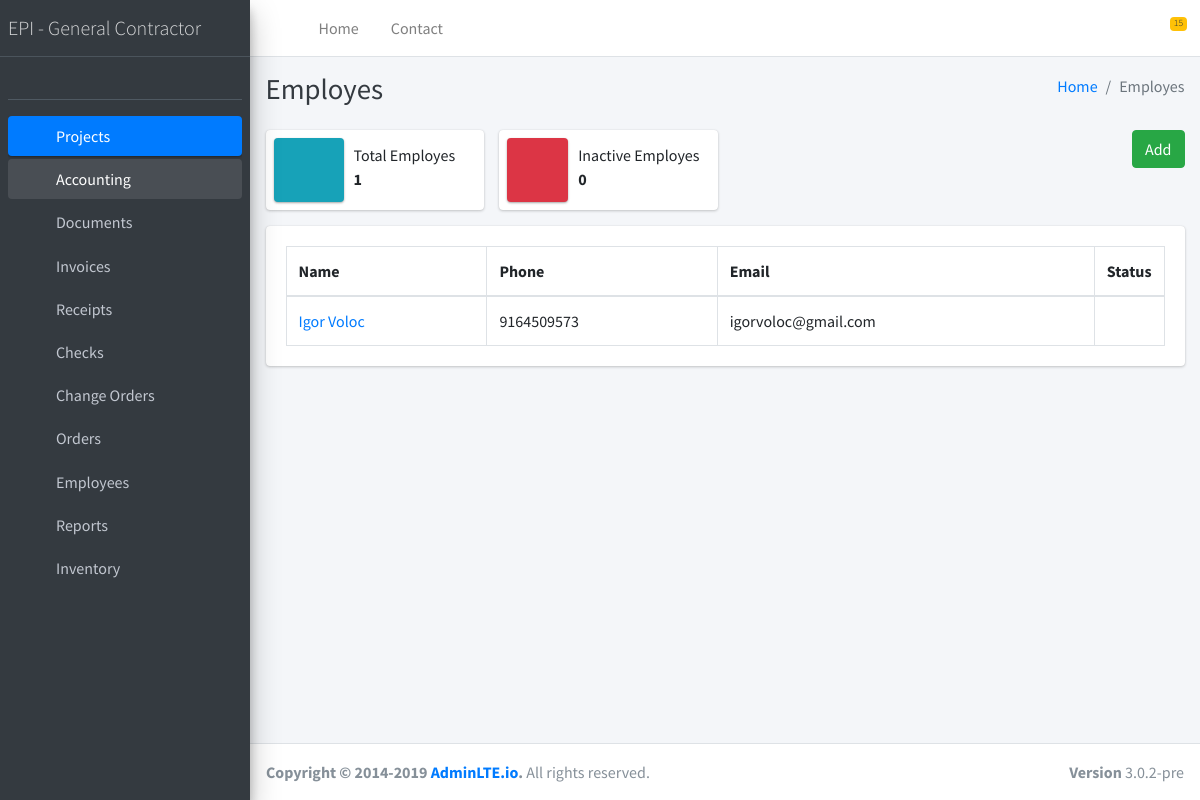
The app's page /employees/, older data.
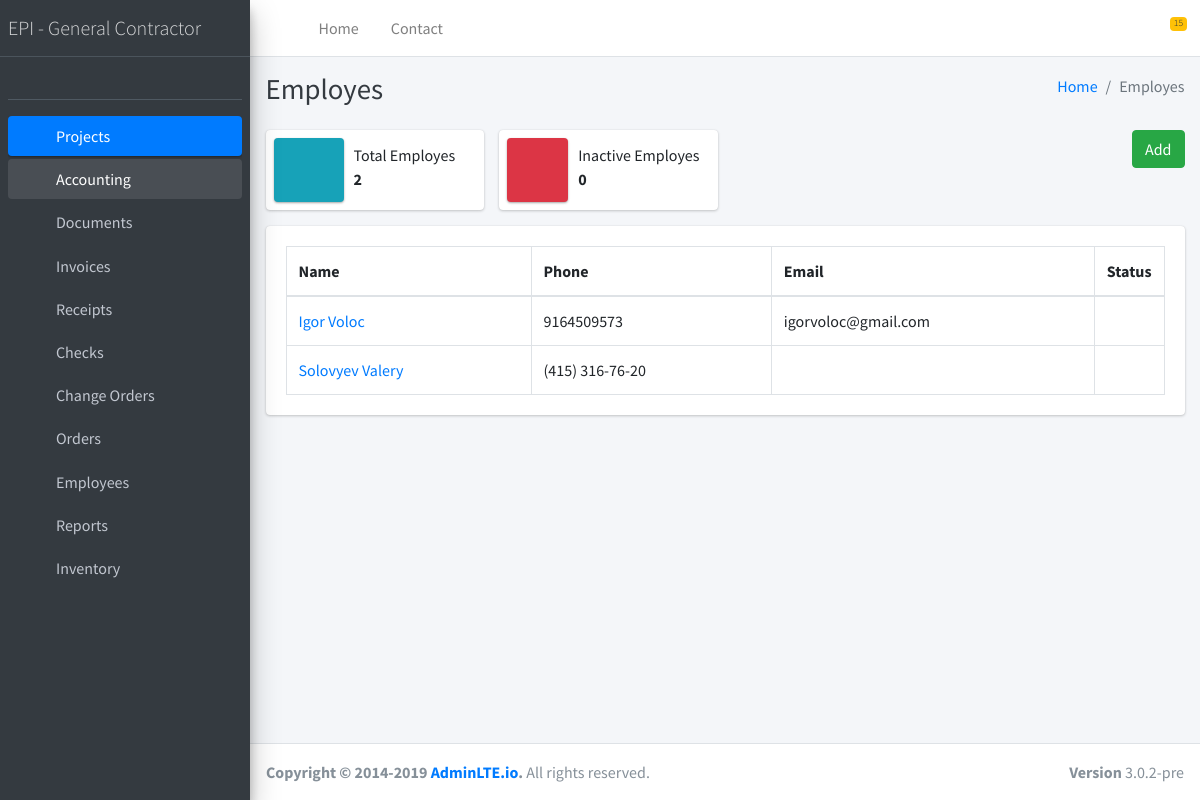
The same page, newer data.
### employees/models.py (models this page shows, shortened)
class Employ(models.Model):
    name = models.CharField(max_length=255)
    address =  models.CharField(max_length=255, blank=True)
    phone =  models.CharField(max_length=255, blank=True)
    email = models.EmailField(blank=True)
    documents = models.ManyToManyField(Files_storage)
    user = models.ForeignKey(User, models.SET_NULL, blank=True, null=True)
    is_active = models.BooleanField(default=True)
    created_at = models.DateTimeField(auto_now=True)
    updated_at = models.DateTimeField(auto_now_add=True)

### employees/views.py (the view)
def index(request, template_name='employees/index.html'):
    employees = Employ.objects.filter().order_by('name')
    inactive_employes = Employ.objects.filter(is_active=False)
    data = {
        'employ_list': employees,
        'inactive_count': inactive_employes.count()
    }
    return render(request, template_name, data)

### templates/employees/index.html (shortened to what this page needs)
{% extends 'base.html' %}
{% load static %}
{% block content %}
  <div class="content-wrapper">
    <div class="content-header">
      <div class="container-fluid">
        <div class="row mb-2">
          <div class="col-sm-6">
            <h1 class="m-0 text-dark">Employes</h1>
          </div>
          <div class="col-sm-6">
            <ol class="breadcrumb float-sm-right">
              <li class="breadcrumb-item"><a href="#">Home</a></li>
              <li class="breadcrumb-item active">Employes</li>
            </ol>
          </div>
        </div>
      </div>
    </div>
    <section class="content">
      <div class="container-fluid">
        <div class="row">
          <div class="col-12 col-sm-6 col-md-3">
            <div class="info-box">
              <span class="info-box-icon bg-info elevation-1"><i class="fas fa-users"></i></span>
              <div class="info-box-content">
                <span class="info-box-text">Total Employes</span>
                <span class="info-box-number">
                    {{ employ_list.count }}
                </span>
              </div>
            </div>
          </div>
            <div class="col-12 col-sm-6 col-md-3">
            <div class="info-box">
              <span class="info-box-icon bg-danger elevation-1"><i class="fas fa-users"></i></span>
              <div class="info-box-content">
                <span class="info-box-text">Inactive Employes</span>
                <span class="info-box-number">
                    {{ inactive_count }}
                </span>
              </div>
            </div>
          </div>
            <div class="col-12 col-sm-6 col-md-3 offset-md-3 text-right">
                <a href="{% url 'employ_create' %}" class="btn btn-success">Add</a>
            </div>
        </div>
          <div class="row">
          <div class="col-12">
          <div class="card">
              <div class="card-body">
                <table id="employees_table" class="table table-bordered table-condensed">
                  <thead>
                    <tr>
                        <th>Name</th>
                        <th>Phone</th>
                        <th>Email</th>
                        <th>Status</th>
                    </tr>
                  </thead>
                  <tbody>
                    {% for employ in employ_list %}
                    <tr>
                      <td><a href="{% url 'employ_read' employ.id %}">{{ employ.name }}</a></td>
                      <td>{{ employ.phone }}</td>
                      <td>{{ employ.email }}</td>
                      <td width="50px" align="center">{% if employ.is_active  == True %} <i class="far fa-check-circle text-success"></i> {% else %} <i class="fas fa-ban text-danger"></i> {% endif %}</td>
                    </tr>
                  {% endfor %}
                  </tbody>
                </table>
              </div>
            </div>
          </div>
        </div>
      </div>
    </section>
  </div>
{% endblock content %}

Row changes from the older to the newer data that the page shows:
added Employ: name "Solovyev Valery", phone "(415) 316-76-20", is_active True (drawn)
Text that changed along with them:
{{ employ_list.count }}: "1" → "2"
